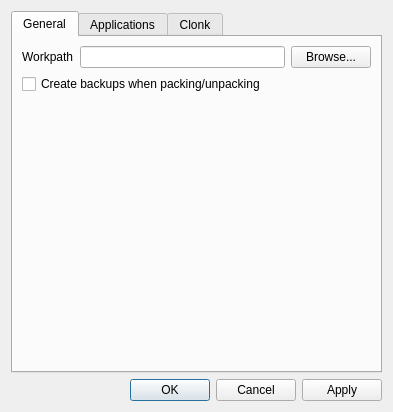
<?xml version="1.0" encoding="UTF-8"?>
<ui version="4.0">
 <class>ConfigDialog</class>
 <widget class="QDialog" name="ConfigDialog">
  <property name="geometry">
   <rect>
    <x>0</x>
    <y>0</y>
    <width>393</width>
    <height>412</height>
   </rect>
  </property>
  <property name="sizePolicy">
   <sizepolicy hsizetype="Preferred" vsizetype="Preferred">
    <horstretch>0</horstretch>
    <verstretch>0</verstretch>
   </sizepolicy>
  </property>
  <property name="windowTitle">
   <string>Configuration</string>
  </property>
  <layout class="QGridLayout" name="gridLayout">
   <item row="1" column="0">
    <widget class="QDialogButtonBox" name="buttonBox">
     <property name="orientation">
      <enum>Qt::Horizontal</enum>
     </property>
     <property name="standardButtons">
      <set>QDialogButtonBox::Apply|QDialogButtonBox::Cancel|QDialogButtonBox::Ok</set>
     </property>
    </widget>
   </item>
   <item row="0" column="0">
    <widget class="QTabWidget" name="tabWidget">
     <property name="currentIndex">
      <number>0</number>
     </property>
     <widget class="QWidget" name="generalTab">
      <attribute name="title">
       <string>General</string>
      </attribute>
      <layout class="QVBoxLayout" name="verticalLayout_2">
       <item>
        <layout class="QGridLayout" name="gridLayout_4">
         <item row="0" column="0">
          <widget class="QLabel" name="label_2">
           <property name="text">
            <string>Workpath</string>
           </property>
          </widget>
         </item>
         <item row="0" column="2">
          <widget class="QPushButton" name="workPathBrowseButton">
           <property name="text">
            <string>Browse...</string>
           </property>
          </widget>
         </item>
         <item row="0" column="1">
          <widget class="QLineEdit" name="workPathEdit"/>
         </item>
         <item row="2" column="0">
          <spacer name="verticalSpacer_3">
           <property name="orientation">
            <enum>Qt::Vertical</enum>
           </property>
           <property name="sizeHint" stdset="0">
            <size>
             <width>20</width>
             <height>40</height>
            </size>
           </property>
          </spacer>
         </item>
         <item row="1" column="0" colspan="3">
          <widget class="QCheckBox" name="createBackupsCheckBox">
           <property name="text">
            <string>Create backups when packing/unpacking</string>
           </property>
          </widget>
         </item>
        </layout>
       </item>
      </layout>
     </widget>
     <widget class="QWidget" name="appTab">
      <attribute name="title">
       <string>Applications</string>
      </attribute>
      <layout class="QVBoxLayout" name="verticalLayout">
       <item>
        <layout class="QGridLayout" name="gridLayout_3">
         <item row="0" column="0">
          <widget class="QCheckBox" name="editPackedC4CheckBox">
           <property name="text">
            <string>Enable external editing of packed C4*-files</string>
           </property>
          </widget>
         </item>
         <item row="1" column="0">
          <spacer name="verticalSpacer_2">
           <property name="orientation">
            <enum>Qt::Vertical</enum>
           </property>
           <property name="sizeHint" stdset="0">
            <size>
             <width>20</width>
             <height>40</height>
            </size>
           </property>
          </spacer>
         </item>
        </layout>
       </item>
      </layout>
     </widget>
     <widget class="QWidget" name="clonkTab">
      <attribute name="title">
       <string>Clonk</string>
      </attribute>
      <layout class="QVBoxLayout" name="verticalLayout_4">
       <item>
        <layout class="QGridLayout" name="gridLayout_2">
         <item row="1" column="0">
          <spacer name="verticalSpacer">
           <property name="orientation">
            <enum>Qt::Vertical</enum>
           </property>
           <property name="sizeHint" stdset="0">
            <size>
             <width>20</width>
             <height>40</height>
            </size>
           </property>
          </spacer>
         </item>
         <item row="0" column="1">
          <widget class="QLineEdit" name="clonkPathEdit">
           <property name="alignment">
            <set>Qt::AlignLeading|Qt::AlignLeft|Qt::AlignVCenter</set>
           </property>
          </widget>
         </item>
         <item row="0" column="0">
          <widget class="QLabel" name="label">
           <property name="text">
            <string>Clonk Path</string>
           </property>
           <property name="alignment">
            <set>Qt::AlignLeading|Qt::AlignLeft|Qt::AlignVCenter</set>
           </property>
          </widget>
         </item>
         <item row="0" column="2">
          <widget class="QPushButton" name="clonkPathBrowseButton">
           <property name="text">
            <string>Browse...</string>
           </property>
          </widget>
         </item>
        </layout>
       </item>
      </layout>
     </widget>
    </widget>
   </item>
  </layout>
 </widget>
 <resources/>
 <connections>
  <connection>
   <sender>buttonBox</sender>
   <signal>rejected()</signal>
   <receiver>ConfigDialog</receiver>
   <slot>reject()</slot>
   <hints>
    <hint type="sourcelabel">
     <x>295</x>
     <y>396</y>
    </hint>
    <hint type="destinationlabel">
     <x>286</x>
     <y>274</y>
    </hint>
   </hints>
  </connection>
  <connection>
   <sender>buttonBox</sender>
   <signal>accepted()</signal>
   <receiver>ConfigDialog</receiver>
   <slot>accept()</slot>
   <hints>
    <hint type="sourcelabel">
     <x>227</x>
     <y>390</y>
    </hint>
    <hint type="destinationlabel">
     <x>157</x>
     <y>274</y>
    </hint>
   </hints>
  </connection>
  <connection>
   <sender>workPathBrowseButton</sender>
   <signal>clicked()</signal>
   <receiver>ConfigDialog</receiver>
   <slot>buttonBrowseWorkPathClicked()</slot>
   <hints>
    <hint type="sourcelabel">
     <x>342</x>
     <y>67</y>
    </hint>
    <hint type="destinationlabel">
     <x>307</x>
     <y>94</y>
    </hint>
   </hints>
  </connection>
  <connection>
   <sender>clonkPathBrowseButton</sender>
   <signal>clicked()</signal>
   <receiver>ConfigDialog</receiver>
   <slot>buttonBrowseClonkPathClicked()</slot>
   <hints>
    <hint type="sourcelabel">
     <x>346</x>
     <y>60</y>
    </hint>
    <hint type="destinationlabel">
     <x>316</x>
     <y>94</y>
    </hint>
   </hints>
  </connection>
  <connection>
   <sender>buttonBox</sender>
   <signal>clicked(QAbstractButton*)</signal>
   <receiver>ConfigDialog</receiver>
   <slot>buttonApplyClicked(QAbstractButton*)</slot>
   <hints>
    <hint type="sourcelabel">
     <x>135</x>
     <y>376</y>
    </hint>
    <hint type="destinationlabel">
     <x>152</x>
     <y>234</y>
    </hint>
   </hints>
  </connection>
 </connections>
 <slots>
  <slot>buttonBrowseWorkPathClicked()</slot>
  <slot>buttonBrowseClonkPathClicked()</slot>
  <slot>buttonApplyClicked(QAbstractButton*)</slot>
 </slots>
</ui>
